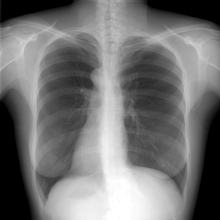
%> input picture img/REG_HE.png, 220 x 220 px, shrunk from 750 x 750 before the run
$ octave obj_function_plots.m   (GNU Octave 9; MATLAB toolbox functions it lacks are replaced by stand-ins)
%> lines starting %> are read from the running program, lines starting %| are printed output that depends on the picture
%%
% A script created for plotting objective functions with variable
% z-normalization parameters

%%
clear
clc
close all
%%
% Load images
% Reference image
ref_im = double(imread('REG_HE.png'));
%> ref_im: size 220x220 double; min 0, max 255, mean 116; mean of the top-left, top-right, bottom-left and bottom-right quarters 112.9, 110.5, 117.6, 123
% Test image
test_im = double(imread('REG_LE_05.PNG'));
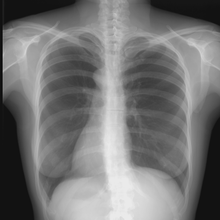
%> input picture img/REG_LE_05.PNG, 220 x 220 px, shrunk from 750 x 750 before the run
%> test_im: size 220x220 double; min 7, max 235, mean 117.4; mean of the top-left, top-right, bottom-left and bottom-right quarters 111.9, 116.3, 113.6, 127.7

%%
% Extract ROI (region-of-interest)
rows = [round(0.15 * size(ref_im, 1)), round(0.85 * size(ref_im, 1))];
%> rows = [33 187]
columns = [round(0.10 * size(ref_im, 2)), round(0.90 * size(ref_im, 2))];
%> columns = [22 198]
roi = [rows; columns];
%> roi = [33 187; 22 198]

%%
% Images after extracted ROI
ref_im_roi = ref_im(rows(1):rows(2), columns(1):columns(2));
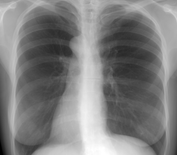
%> ref_im_roi: size 155x177 double; min 0, max 255, mean 126.9
test_im_roi = test_im(rows(1):rows(2), columns(1):columns(2));
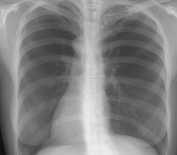
%> test_im_roi: size 155x177 double; min 17, max 234, mean 129.1

%%
% Create objective function grid
[X, Y] = meshgrid(1:size(ref_im_roi, 2), 1:size(ref_im_roi, 1));

%%
% Define step
tx = -20:1:20;
ty = -20:1:20;

%%
% Calculate objective function over grid

obj_func = zeros(length(tx), length(ty));

% z-norm parameters for testing
gauss_widths = [5, 10, 20, 30];
gauss_sds = [5, 10, 20];
thresh = [1, 5, 10];

% Objective function optimum array with given translation parameters
optimum_params = [];


% Test for different values of Guassian kernel widths, standard
% deviations and threshold
%> (the run ends here)
